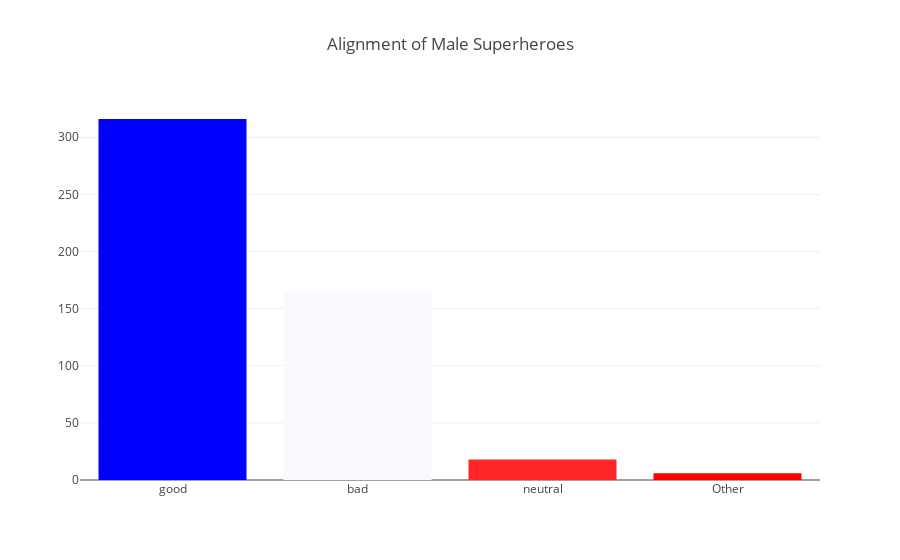
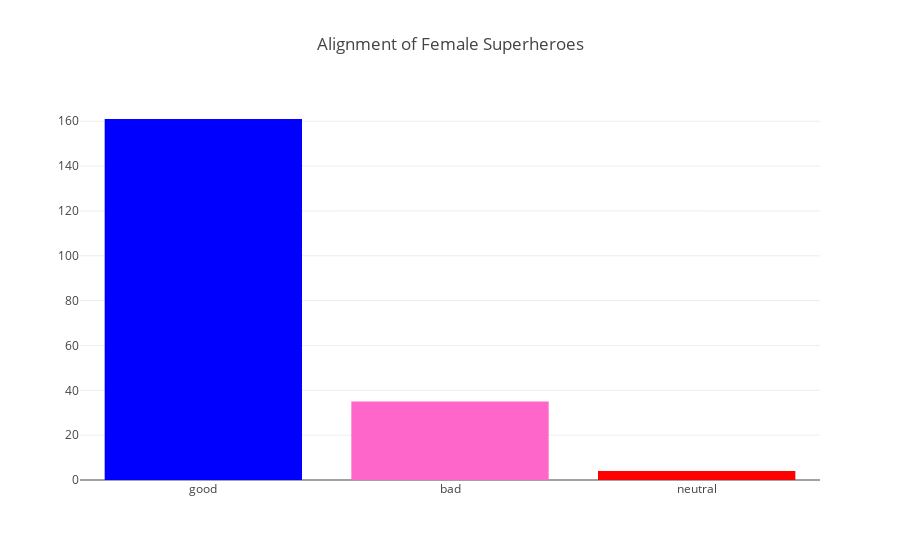

Notebook source saved alongside these figures, in order:
### Code cell
Powers_alignment1=heroes.ix[heroes['Gender']=='Male']
count_srs=Powers_alignment1['Alignment'].value_counts()

trace=go.Bar(
    x=count_srs.index,
    y=count_srs.values,
    marker=dict(
        color=count_srs.values,
        colorscale='Picnic',
        reversescale=True,
    )
)

layout=go.Layout(
    title='Alignment of Male Superheroes'
)
data=[trace]
fig=go.Figure(data=data,layout=layout)
py.iplot(fig, filename="Alignment 1")


Powers_alignment2=heroes.ix[heroes['Gender']=='Female']
count_srs=Powers_alignment2['Alignment'].value_counts()

trace=go.Bar(
    x=count_srs.index,
    y=count_srs.values,
    marker=dict(
        color=count_srs.values,
        colorscale='Picnic',
        reversescale=True,
    )
)

layout=go.Layout(
    title='Alignment of Female Superheroes'
)
data=[trace]
fig=go.Figure(data=data,layout=layout)
py.iplot(fig, filename="Alignment 2")

### Figure 1 — Plotly figure (JSON) as saved in the notebook; plotly's stock layout.template omitted (floating-point values rounded to 4 significant figures)
{"data": [{"marker": {"color": [316, 165, 18, 6], "colorscale": "Picnic", "reversescale": true}, "type": "bar", "x": ["good", "bad", "neutral", "Other"], "y": [316, 165, 18, 6]}], "layout": {"title": "Alignment of Male Superheroes"}}

### Figure 2 — Plotly figure (JSON) as saved in the notebook; plotly's stock layout.template omitted (floating-point values rounded to 4 significant figures)
{"data": [{"marker": {"color": [161, 35, 4], "colorscale": "Picnic", "reversescale": true}, "type": "bar", "x": ["good", "bad", "neutral"], "y": [161, 35, 4]}], "layout": {"title": "Alignment of Female Superheroes"}}
